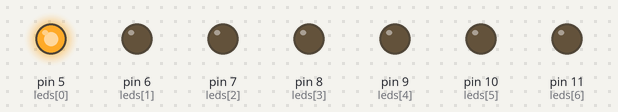
Recording of a sketch running on a simulated Arduino Uno, built with avr-gcc and run on an emulated ATmega328P. Parts: output pins drawn as LEDs (lit = HIGH).

Above: at 0.02 s.
At 0.42 s:
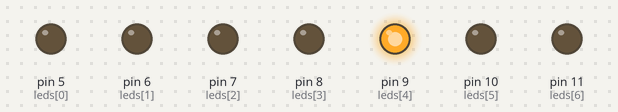
At 0.82 s:
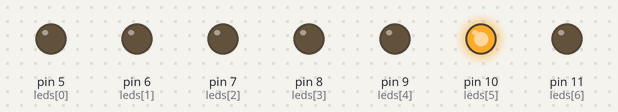
At 1.62 s:
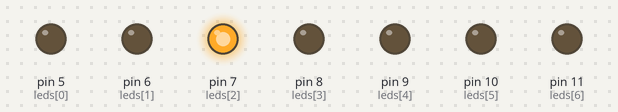
At 2.42 s:
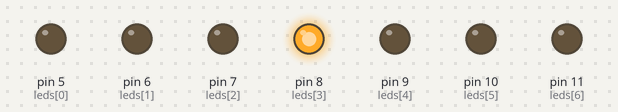
At 3.17 s:
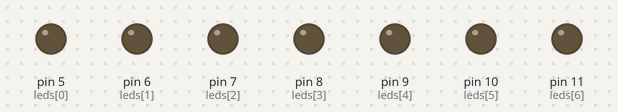
Timing chart, 0 to 3.5 s (numbered marks = the images above):
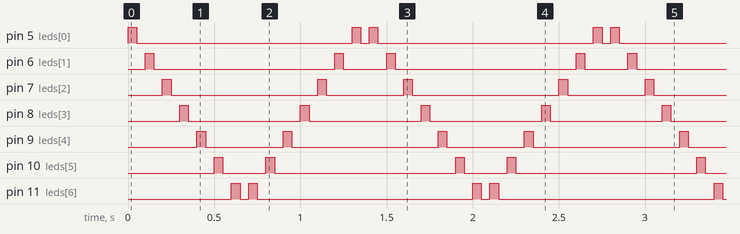

The sketch:

Coche_Fantastico.ino
```cpp
int leds[]={5,6,7,8,9,10,11};
int n=0;
int tiempo=50;
void setup() { //comienza la configuración
 for (n=0;n<7;n++) {
 pinMode(leds[n],OUTPUT);
 }}
void loop() {
 for (n=0;n<7;n++) {
 digitalWrite (leds[n],HIGH);
 delay(tiempo);
 digitalWrite (leds[n],LOW);
 delay(tiempo);
 }
 for (n=6;n>=0;n--) {
 digitalWrite (leds[n],HIGH);
 delay(tiempo);
 digitalWrite (leds[n],LOW);
 delay(tiempo);
 }}
```

Measured:
- by itself, pin 5 (leds[0]): repeats every 1.4 s: LOW 1.3 s, HIGH 0.05 s, LOW 0.05 s, HIGH 0.05 s
- by itself, pin 6 (leds[1]): repeats every 1.4 s: LOW 1.1 s, HIGH 0.05 s, LOW 0.25 s, HIGH 0.05 s
- by itself, pin 7 (leds[2]): repeats every 1.4 s: LOW 0.85 s, HIGH 0.05 s, LOW 0.45 s, HIGH 0.05 s
- by itself, pin 8 (leds[3]): alternates HIGH for 0.05 s and LOW for 0.65 s
- by itself, pin 9 (leds[4]): repeats every 1.4 s: LOW 0.45 s, HIGH 0.05 s, LOW 0.85 s, HIGH 0.05 s
- by itself, pin 10 (leds[5]): repeats every 1.4 s: LOW 0.25 s, HIGH 0.05 s, LOW 1.1 s, HIGH 0.05 s
- by itself, pin 11 (leds[6]): repeats every 1.4 s: LOW 0.05 s, HIGH 0.05 s, LOW 1.3 s, HIGH 0.05 s
